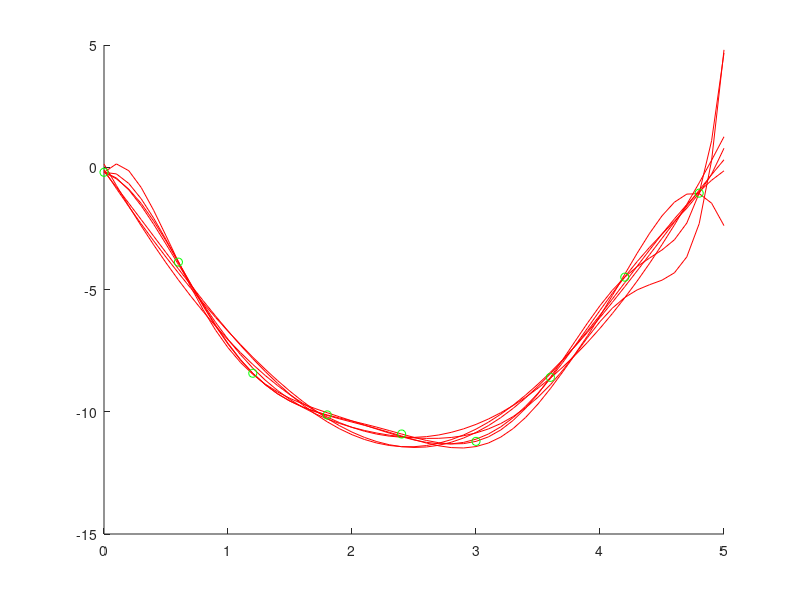

Source code (MATLAB):
% Lineare Regression

function MyLinearRegression()
    clc, clear, close all
    x_start = 0;
    x_end = 5;
    x_interval = 0.1;
    G = 10;
    [x,y]=generateXY(x_start,x_end,x_interval,G);

    my = 0;
    Sigma = 0.7;
    [x_t,t]=generateTrainingsSet(x,y,G,my,Sigma);

    y_t = t';
    lambda = 0.0001;
    
    %%A_3 = createA(x_t,3);
    %%w_star_3 = compute_w_star(A_3,y_t,lamda);
    %%y_star_3 = createPolynomValues(x,w_star_3);
    %
    %%A_4 = createA(x_t,4);
    %%w_star_4 = compute_w_star(A_4,y_t,lamda);
    %%y_star_4 = createPolynomValues(x,w_star_4);
    %
    %%plotData(x,y,x_t,t,y_star_3,y_star_4);
    %
    dimension_start = 3;
    dimension_end = 9;
    W_star = trans_x_comp_w_star(x_t,y_t,lambda,dimension_start, dimension_end);
    Y = createPolynomValuesW(x,W_star);

    hold on %%DAN
    plotDataY(x,Y,'-', 'r'); %%DAN
    plotDataY(x_t, t,'o', 'g'); %%DAN
    %plotDataY(x_t, t,'-', 'g'); 
    hold off %%DAN

    % test of online LMS
    E_threshold = 0.01;
    lambda = 0.05;
    A_3 = createA(x_t,3);
    w_online_3 = onlineLMS(A_3, y_t ,lambda, E_threshold);
    Y_online = createPolynomValuesW(x,w_online_3);
    

end

function [x,y]=generateXY(x_start,x_end,x_interval,G)
    x = x_start:x_interval:x_end;
    y = 2.*x.^2-G.*x+1;
end

function [x_t,t] = generateTrainingsSet(x,y,G,my,Sigma)
    % Y=grand(m,n,'nor',Av,Sd) generates random variates from the normal distribution with mean Av (real) and standard deviation Sd (real >= 0)

    %%DAN (-> nur falls 6 random punkte)
    %%x_t = x(randperm(length(x)));
    %%x_t = sort(x_t(1:6));
    x_t = x(1:6:end);
    
    [m,n] = size(x_t);
    % Scilab
    %noise = grand(m,n,'nor',my, Sigma);
    % Matlab
    %noise = normrnd(my, Sigma,m,n);
    
    %% DAN matlab < 2014:
    noise = randn(m,n)*Sigma + my;
    y_t = 2*x_t.^2-G*x_t+1;
    t = y_t + noise;    
end

function plotData(x,y,x_t,t,y_star, y_star_II)
    clf;
    %set(gca(),"auto_clear","off");
    plot(x,y,'ro-',x_t,t,'bo-',x,y_star,'go-',x,y_star_II,'co-');
    %set(gca(),"auto_clear","on");    
end

function plotDataY(x,Y, mode, color)
    plotColors = ['r','g','b','c','m','y'];
    [m,n] = size(Y);
    [i,j] = size(plotColors);
    %clf;
    %set(gca(),"auto_clear","off");
    %hold on;%DAN
    for index=1:m
        if(nargin<4)
            plotArg = strcat([plotColors(mod(index-1,j)+1),mode]);
        else
            plotArg = strcat([color,mode]);
        end
        %plot(x,Y(index,:),'ro-');
        plot(x,Y(index,:),plotArg);
    end
    %hold off;%DAN
    %set(gca(),"auto_clear","on");    
end

function A = createA(x,d)
    % d ... dimension of polynom
    [m,n] = size(x);
    A = zeros(d,n);
    % transform x into a polynom of degree d
    for index=1:d+1
        A(index,:) = x.^(index-1);
    end    
end

function w_star = compute_w_star(A,y,lambda)
    % create pseudo inverse and compute Aw=b
    % see UNDERSTANDING MACHINE LEARNING, page 94ff
    AAT = A*A';
    b = A*y;
    succ = 0;
    A_plus = [];
    while ~succ
        try
            A_plus = inv(AAT);
            succ = 1;
        catch
            % check if above is not invertible
            [m,n] = size(AAT);
            AAT = lambda*eye(m,n) + AAT;
        end
    end
    w_star = A_plus*b;
end

function y = createPolynomValues(x,w)
    [m,n]=size(x);
    I=ones(m,n);
    y = w(1).*I;
    [m2,n2] = size(w);
    pol_degree = m2 - 1;
    for index=1:pol_degree
        y = y+w(index+1).*x.^index;
    end
end

function Y = createPolynomValuesW(x,W)
    [m,n] = size(W);
    [i,j] = size(x);
    Y = zeros(n,j);
    for index=1:n
        Y(index,:) = createPolynomValues(x,W(:,index));
    end
end

function W_star = trans_x_comp_w_star(x, y, lambda, dimension_start, dimension_end)
    % w_star is a column vector
    % W_star is a list of column vectors
    A_i = createA(x,dimension_start);
    W_star = compute_w_star(A_i,y,lambda);
    for dimension_i=dimension_start+1:dimension_end
        A_i = createA(x,dimension_i);
        % add zero line at the bottom
        [m,n] = size(W_star);
        W_star = cat(1,W_star,zeros(1,n));
        W_star = cat(2,W_star,compute_w_star(A_i,y,lambda));
    end
end

function w_t = onlineLMS(A,t,lambda, E_threshold)
    % implement online learn from formula    
    %w(t+1) = w(t) + lambda* (t(i) - o(i)) * x(i);    
    
    [m,n] = size(A);
    w_t = zeros(m,1);
    E_tm1 = intmax;
    E_t = 0;
    while abs(E_t - E_tm1) > E_threshold
        E_tm1 = E_t;
        for i_index=1:n
            x_i = A(:,i_index);
            t_i = t(i_index);
            o_i = w_t'*x_i;
            % calculate cost
            E_t = E_t + (t_i-o_i)^2;
            % update w
            w_t = w_t + lambda*(t_i-o_i)*x_i;
        end            
    end
end
